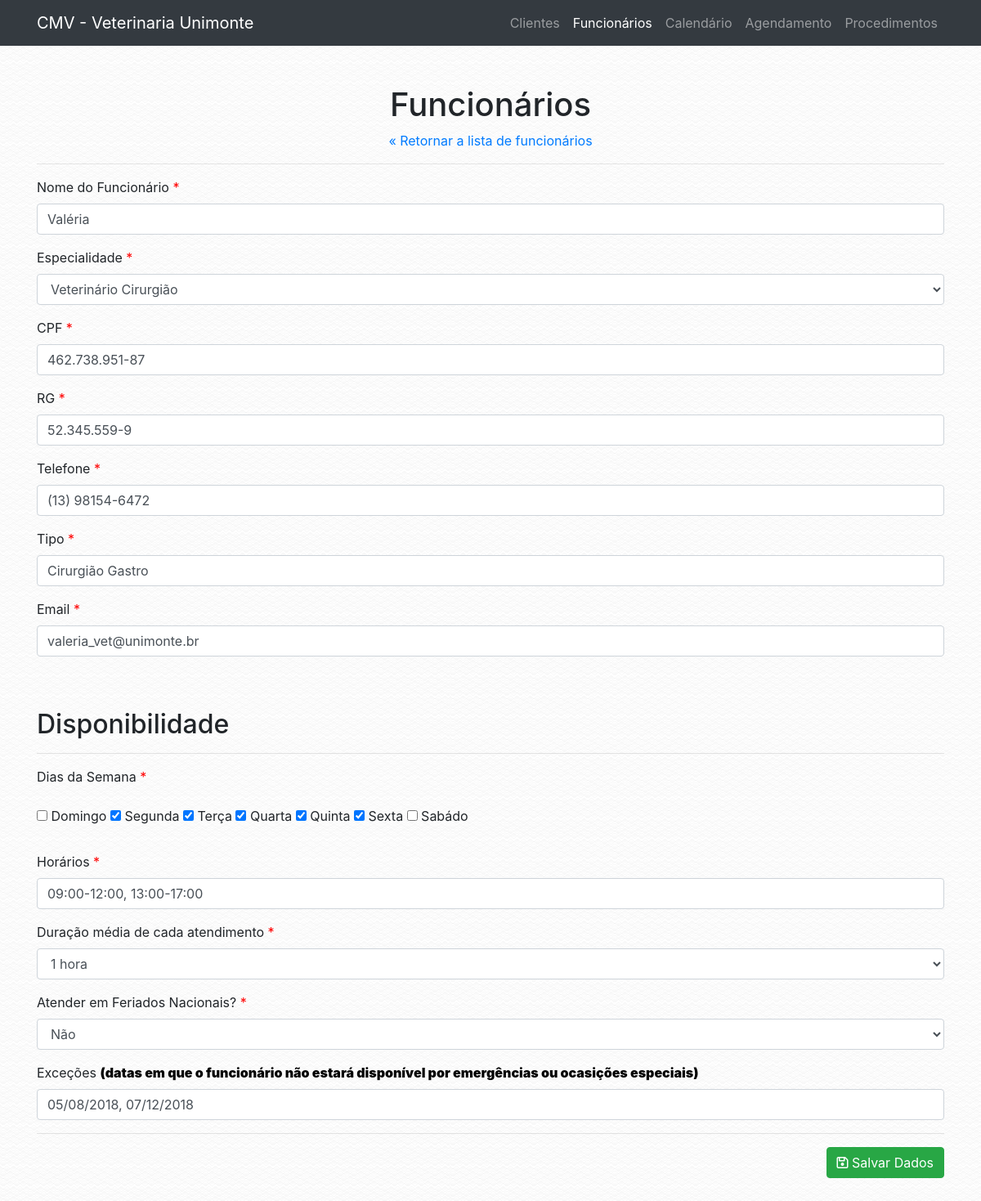
Page /funcionario.php?f=edit&id=11 on the committed database.
### tables this page shows
CREATE TABLE `tab_funcionario` (
  `COD_FUNCIONARIO` int(13) NOT NULL,
  `COD_ESPECIALIDADE` int(13) NOT NULL,
  `NOME_FUNCIONARIO` varchar(100) NOT NULL,
  `CPF` varchar(30) NOT NULL,
  `RG` varchar(30) NOT NULL,
  `TELEFONE` varchar(30) NOT NULL,
  `TIPO` varchar(100) NOT NULL,
  `EMAIL` varchar(100) NOT NULL,
  `CADASTRO` timestamp NOT NULL DEFAULT CURRENT_TIMESTAMP
);

CREATE TABLE `tab_especialidade` (
  `COD_ESPECIALIDADE` int(13) NOT NULL,
  `DESCRICAO` varchar(200) NOT NULL
);

CREATE TABLE `tab_disponibilidade` (
  `COD_DISPONIBILIDADE` int(13) NOT NULL,
  `COD_FUNCIONARIO` int(13) NOT NULL,
  `DIAS_SEMANA` varchar(20) NOT NULL,
  `HORARIOS` varchar(50) NOT NULL,
  `DURACAO` int(3) NOT NULL,
  `ATENDER_FERIADOS` int(1) NOT NULL,
  `EXCECOES` varchar(200) NOT NULL DEFAULT ''
);

### conf/database.php (called while the page is built)
<?php
$conf = array(
        "server" => "localhost",
        "db_name" => "bd_veterinaria",
        "db_user" => "root",
        "db_password" => "root",
);
?>

### classes/db_connect.php (called while the page is built, shortened)
<?php
class db_connect {
    public function __construct() {
        $this->tbl_funcionario = "tab_funcionario";
        $this->tbl_disponibilidade = "tab_disponibilidade";
        $this->tbl_especialidade = "tab_especialidade";
        if (file_exists('./conf/database.php')) {
            require './conf/database.php';
        } else {
            require '../conf/database.php';
        }
        $host = $conf['server'];
        $db_name = $conf['db_name'];
        $username = $conf['db_user'];
        $password = $conf['db_password'];
        try {
            $this->conn = new \PDO('mysql:host='.$host.';dbname='.$db_name.';charset=utf8', $username, $password);
        } catch (\PDOException $e) {
            die($e->getMessage());
        }
    }
}

### classes/funcionario.php (called while the page is built, shortened)
<?php
class Funcionario extends db_connect{
    public static function obter_funcionario(int $funcionario_cod): array {
        $db = new db_connect;
        $tbl_funcionario = $db->tbl_funcionario;
        try {
            $stmt = $db->conn->prepare("SELECT * FROM $tbl_funcionario WHERE COD_FUNCIONARIO = :funcionario_cod LIMIT 1");
            $stmt->bindParam(":funcionario_cod", $funcionario_cod, \PDO::PARAM_INT);
            $stmt->execute();
            $result = $stmt->fetch(\PDO::FETCH_ASSOC);
            $result['status'] = true;
        } catch (\PDOExcepton $e) {
            $result['status'] = false;
            $result['message'] = "Error: " . $e->getMessage();
        }
        return $result;
    }
}

### classes/especialidade.php (called while the page is built, shortened)
<?php
class Especialidade extends db_connect{
    public static function obter_especialidades(): array {
        $db = new db_connect;
        $tbl_especialidade = $db->tbl_especialidade;
        try {
            $stmt = $db->conn->prepare("SELECT * FROM $tbl_especialidade");
            $stmt->execute();
            $result = $stmt->fetchAll(\PDO::FETCH_ASSOC);
            $result['status'] = true;
        } catch (\PDOExcepton $e) {
            $result['status'] = false;
            $result['message'] = "Error: " . $e->getMessage();
        }
        return $result;
    }
}

### classes/disponibilidade.php (called while the page is built, shortened)
<?php
class Disponibilidade extends db_connect{
    public static function obter_disponibilidade(int $funcionario_cod): array {
        $db = new db_connect;
        $tbl_disponibilidade = $db->tbl_disponibilidade;
        try {
            $stmt = $db->conn->prepare("SELECT * FROM $tbl_disponibilidade WHERE COD_FUNCIONARIO = :funcionario_id");
            $stmt->bindParam(':funcionario_id', $funcionario_cod, \PDO::PARAM_INT);
            $stmt->execute();
            $result = $stmt->fetch(\PDO::FETCH_ASSOC);
            $result['status'] = true;
        } catch (\PDOExcepton $e) {
            $result['status'] = false;
            $result['message'] = "Error: " . $e->getMessage();
        }
        return $result;
    }
}

### funcionario.php (the view, shortened to what this page needs)
<?php
$app = new VeterinariaUnimonte\App;
?>
<!DOCTYPE html>
<html lang="en">
  <head>
    <?php
    require 'includes/global.php';
    ?>
  </head>
  <body>
    <?php
    require 'includes/header.php';
    ?>
    <div class="container">
      <div class="row">
        <div class="col-lg-12">
            <br>
            <br>
            <h1 class="text-center">Funcionários</h1>
            <?php
            if (isset($_GET['f'])) {
              echo '<div class="text-center"><a href="funcionario.php">&laquo; Retornar a lista de funcionários</a></div>';
            }
            ?>
            <hr>
            <?php
if (!isset($_GET['f'])) {
    echo '<div class="text-center"><a href="?f=cadastrar" class="btn btn-dark">Cadastrar novo Funcionário</a></div>';
    echo '
    <table id="medicos" class="table table-striped table-bordered" style="width:100%">
        <thead>
            <tr>
                <th>Cadastrado em</th>
                <th>Nome</th>
                <th>Especialidade</th>
                <th>Tipo</th>
                <th>Telefone</th>
                <th>Ações</th>
            </tr>
        </thead>
        <tbody>
            ';
            $funcionarios_data = VeterinariaUnimonte\Funcionario::obter_funcionarios();
            foreach ($funcionarios_data as $funcionario) {
            if (isset($funcionario['COD_FUNCIONARIO'])) {
            echo '<tr>
                <td>'.$funcionario['CADASTRO'].'</td>
                <td>'.$funcionario['NOME_FUNCIONARIO'].'</td>
                <td>'.VeterinariaUnimonte\Especialidade::obter_especialidade($funcionario['COD_ESPECIALIDADE']).'</td>
                <td>'.$funcionario['TIPO'].'</td>
                <td>'.$funcionario['TELEFONE'].'</td>
                <td><a class="btn btn-primary btn-sm" href="?f=edit&id='.$funcionario['COD_FUNCIONARIO'].'"><i class="fa fa-pencil-square-o" aria-hidden="true"></i> Editar</a> <a class="btn btn-danger btn-sm" href="?f=remove&id='.$funcionario['COD_FUNCIONARIO'].'"><i class="fa fa-times" aria-hidden="true"></i> Deletar</a></td>
            </tr>';
            }
          }
    echo '</tbody>
        <tfoot>
            <tr>
                <th>Cadastrado em</th>
                <th>Nome</th>
                <th>Especialidade</th>
                <th>Tipo</th>
                <th>Telefone</th>
                <th>Ações</th>
            </tr>
        </tfoot>
    </table>
    <br><br>
    <link rel="stylesheet" href="'.$app->url.'/vendor/datatables/datatables/media/css/dataTables.bootstrap4.min.css">
          <script src="'.$app->url.'/vendor/datatables/datatables/media/js/jquery.dataTables.min.js"></script>
          <script src="'.$app->url.'/vendor/datatables/datatables/media/js/dataTables.bootstrap4.min.js"></script>
          <script>$(document).ready(function() {
            $("#medicos").DataTable({
              "language": {
                "sEmptyTable":   "Nenhum registro encontrado",
                "sProcessing":   "A processar...",
                "sLengthMenu":   "Mostrar _MENU_ registos",
                "sZeroRecords":  "Não foram encontrados resultados",
                "sInfo":         "Mostrando de _START_ até _END_ de _TOTAL_ registos",
                "sInfoEmpty":    "Mostrando de 0 até 0 de 0 registos",
                "sInfoFiltered": "(filtrado de _MAX_ registos no total)",
                "sInfoPostFix":  "",
                "sSearch":       "Procurar:",
                "sUrl":          "",
                "oPaginate": {
                    "sFirst":    "Primeiro",
                    "sPrevious": "Anterior",
                    "sNext":     "Seguinte",
                    "sLast":     "Último"
                },
                "oAria": {
                    "sSortAscending":  ": Ordenar colunas de forma ascendente",
                    "sSortDescending": ": Ordenar colunas de forma descendente"
                }
              }
          });
        } );</script>';
  } else if ($_GET['f'] == "edit" and isset($_GET['id'])) {
    $funcionario_data = VeterinariaUnimonte\Funcionario::obter_funcionario($_GET['id']);
    if (isset($funcionario_data['COD_FUNCIONARIO'])) {
      if (isset($_POST['NOME_FUNCIONARIO'])) {
        $funcionario = VeterinariaUnimonte\Funcionario::alterar_funcionario($funcionario_data['COD_FUNCIONARIO'], $_POST);
            if ($funcionario['status'] == true) {
              $disponibilidade = VeterinariaUnimonte\Disponibilidade::alterar_disponibilidade($_POST, $funcionario_data['COD_FUNCIONARIO']);
                echo '<div class="alert alert-success" role="alert"><i class="fa fa-check"></i> ' . $funcionario['message'] . '</div>';
                if ($disponibilidade['status'] == true) {
                echo '<div class="alert alert-success" role="alert"><i class="fa fa-check"></i> ' . $disponibilidade['message'] . '</div>';
                } else {
                  echo '<div class="alert alert-danger" role="alert"><i class="fa fa-times"></i> ' . $disponibilidade['message'] . '</div>';
                }
            } else {
                echo '<div class="alert alert-danger" role="alert"><i class="fa fa-times"></i> <strong>Error!</strong> ' . $funcionario['message'] . '</div>';
            }
    } else {
      ?>
      <form method="POST" action="funcionario.php?f=edit&id=<?php echo $_GET['id']; ?>">
      <div class="form-group">
              <label for="nome">Nome do Funcionário <span style="color: red;">*</span></label>
              <input type="text" class="form-control" id="NOME_FUNCIONARIO" name="NOME_FUNCIONARIO" placeholder="Ex: Fulano da Silva" value="<?php echo $funcionario_data['NOME_FUNCIONARIO']; ?>">
            </div>
            <div class="form-group">
              <label for="nome">Especialidade <span style="color: red;">*</span></label>
              <select class="form-control" id="COD_ESPECIALIDADE" name="COD_ESPECIALIDADE"> <option disabled>Selecione...</option>
              <?php
              foreach (VeterinariaUnimonte\Especialidade::obter_especialidades() as $especialidade) {
              if (isset($especialidade['COD_ESPECIALIDADE'])) {
              echo '<option value="'.$especialidade['COD_ESPECIALIDADE'].'"';
              if ($funcionario_data['COD_ESPECIALIDADE'] == $especialidade['COD_ESPECIALIDADE']) {
                echo ' selected';
              }
              echo '>'.$especialidade['DESCRICAO'].'</option>\n';
              }
              }
              ?>
               </select>
            </div>
            <div class="form-group">
              <label for="cpf">CPF <span style="color: red;">*</span></label>
              <input type="text" class="form-control" id="CPF" name="CPF" placeholder="Ex: 999.999.999-99" data-inputmask="'mask': '999.999.999-99'" value="<?php echo $funcionario_data['CPF']; ?>">
            </div>
            <div class="form-group">
              <label for="rg">RG <span style="color: red;">*</span></label>
              <input type="text" class="form-control" id="RG" name="RG" placeholder="Ex: 999.999.999" data-inputmask="'mask': '99.999.999-9'" value="<?php echo $funcionario_data['RG']; ?>">
            </div>
              <div class="form-group">
                <label for="TELEFONE">Telefone <span style="color: red;">*</span></label>
                <input type="text" class="form-control" id="TELEFONE" name="TELEFONE" placeholder="Ex: (13) 99999-9999" data-inputmask="'mask': '(99) 99999-9999'" value="<?php echo $funcionario_data['TELEFONE']; ?>">
              </div>
              <div class="form-group">
                <label for="Tipo">Tipo <span style="color: red;">*</span></label>
                <input type="text" class="form-control" id="TIPO" name="TIPO" placeholder="Ex: Tipo de médico" value="<?php echo $funcionario_data['TIPO']; ?>">
              </div>
              <div class="form-group">
                <label for="EMAIL">Email <span style="color: red;">*</span></label>
                <input type="email" class="form-control" id="EMAIL" name="EMAIL" placeholder="Ex: seuemail@victornaweb.com" value="<?php echo $funcionario_data['EMAIL']; ?>">
                </div>
              <br>
              <br>
              <h2>Disponibilidade</h2>
              <?php
              $disponibilidade = VeterinariaUnimonte\Disponibilidade::obter_disponibilidade($funcionario_data['COD_FUNCIONARIO']);
              ?>
              <hr>
              <div class="form-group">
              <label for="DIAS_SEMANA">Dias da Semana <span style="color: red;">*</span>
              <br><br>
              <div class="checkbox">
              <label><input type="checkbox" value="0" name="domingo"<?php if (substr_count($disponibilidade['DIAS_SEMANA'], "0") > 0) echo " checked"; ?>> Domingo</label>
              <label><input type="checkbox" value="1" name="segunda"<?php if (substr_count($disponibilidade['DIAS_SEMANA'], "1") > 0) echo " checked"; ?>> Segunda</label>
              <label><input type="checkbox" value="2" name="terca"<?php if (substr_count($disponibilidade['DIAS_SEMANA'], "2") > 0) echo " checked"; ?>> Terça</label>
              <label><input type="checkbox" value="3" name="quarta"<?php if (substr_count($disponibilidade['DIAS_SEMANA'], "3") > 0) echo " checked"; ?>> Quarta</label>
              <label><input type="checkbox" value="4" name="quinta"<?php if (substr_count($disponibilidade['DIAS_SEMANA'], "4") > 0) echo " checked"; ?>> Quinta</label>
              <label><input type="checkbox" value="5" name="sexta"<?php if (substr_count($disponibilidade['DIAS_SEMANA'], "5") > 0) echo " checked"; ?>> Sexta</label>
              <label><input type="checkbox" value="6" name="sabado"<?php if (substr_count($disponibilidade['DIAS_SEMANA'], "6") > 0) echo " checked"; ?>> Sabádo</label></div>
              </div>
              <div class="form-group">
                <label for="HORARIOS">Horários <span style="color: red;">*</span></label>
                <input type="text" class="form-control" id="HORARIOS" name="HORARIOS" placeholder="Ex: 09:00-12:00, 13:00-17:00" value="09:00-12:00, 13:00-17:00" value="<?php echo $disponibilidade['HORARIOS']; ?>">
              </div>
              <div class="form-group">
              <label for="DURACAO">Duração média de cada atendimento <span style="color: red;">*</span></label>
              <select class="form-control" id="DURACAO" name="DURACAO"> <option disabled>Selecione...</option>
              <option value="60"<?php if ($disponibilidade['DURACAO'] == 60) echo " selected"; ?>>1 hora</option>
               </select>
            </div>
            <div class="form-group">
              <label for="ATENDER_FERIADOS">Atender em Feriados Nacionais? <span style="color: red;">*</span></label>
              <select class="form-control" id="ATENDER_FERIADOS" name="ATENDER_FERIADOS"> <option disabled>Selecione...</option>
              <option value="0"<?php if ($disponibilidade['ATENDER_FERIADOS'] == 0) echo " selected"; ?>>Não</option>
               </select>
            </div>
             <div class="form-group">
                <label for="EXCECOES">Exceções <span style="color: black;font-weight: 900;">(datas em que o funcionário não estará disponível por emergências ou ocasições especiais)</span></label>
                <input type="text" class="form-control" id="EXCECOES" name="EXCECOES" placeholder="Ex: 05/08/2018, 20/04/2018" value="<?php echo $disponibilidade['EXCECOES']; ?>">
              </div>
              <hr>
            <div class="text-right">
              <button type="submit" class="btn btn-large btn-success"><i class="fa fa-floppy-o" aria-hidden="true"></i> Salvar Dados</button>
            </div>
            </div>
            </div>
            </div>
            <br><br>
    <?php
    }
    } else {
      echo '<div class="alert alert-danger" role="alert"><i class="fa fa-times"></i> Esse funcionário não existe ou acabou de ser removido.</div>';
    }
}
?>
  </body>
</html>

### rows in the picture
tab_funcionario: NOME_FUNCIONARIO "Valéria", COD_ESPECIALIDADE "Veterinário Cirurgião", CPF "462.738.951-87", RG "52.345.559-9", TELEFONE "(13) 98154-6472", TIPO "Cirurgião Gastro", EMAIL "valeria_vet@unimonte.br"
tab_disponibilidade: DIAS_SEMANA "☑", HORARIOS "09:00-12:00, 13:00-17:00", DURACAO "1 hora", ATENDER_FERIADOS "Não", EXCECOES "05/08/2018, 07/12/2018"

### other values in the picture
$app->name "CMV - Veterinaria Unimonte"
